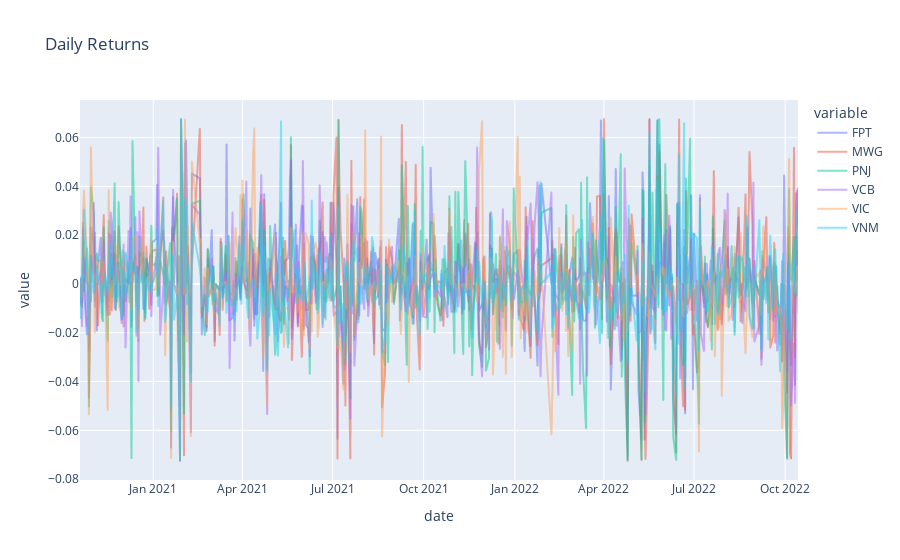

Notebook code cell kept with this figure:
### Markdown cell above
### Plotting daily returns of each asset

### Code cell
report.all_daily_returns_plot.show()

### Figure 1 — Plotly figure (JSON) as saved in the notebook; plotly's stock layout.template omitted (floating-point values rounded to 4 significant figures; data arrays with more than 128 entries replaced by an {"elided": "..."} marker saying what was removed)
{"data": [{"hovertemplate": "variable=FPT<br>date=%{x}<br>value=%{y}<extra></extra>", "legendgroup": "FPT", "line": {"color": "#636efa", "dash": "solid"}, "marker": {"symbol": "circle"}, "mode": "lines", "name": "FPT", "opacity": 0.5, "showlegend": true, "type": "scattergl", "x": {"elided": "498 str values"}, "xaxis": "x", "y": {"elided": "498 float values"}, "yaxis": "y"}, {"hovertemplate": "variable=MWG<br>date=%{x}<br>value=%{y}<extra></extra>", "legendgroup": "MWG", "line": {"color": "#EF553B", "dash": "solid"}, "marker": {"symbol": "circle"}, "mode": "lines", "name": "MWG", "opacity": 0.5, "showlegend": true, "type": "scattergl", "x": {"elided": "498 str values"}, "xaxis": "x", "y": {"elided": "498 float values"}, "yaxis": "y"}, {"hovertemplate": "variable=PNJ<br>date=%{x}<br>value=%{y}<extra></extra>", "legendgroup": "PNJ", "line": {"color": "#00cc96", "dash": "solid"}, "marker": {"symbol": "circle"}, "mode": "lines", "name": "PNJ", "opacity": 0.5, "showlegend": true, "type": "scattergl", "x": {"elided": "498 str values"}, "xaxis": "x", "y": {"elided": "498 float values"}, "yaxis": "y"}, {"hovertemplate": "variable=VCB<br>date=%{x}<br>value=%{y}<extra></extra>", "legendgroup": "VCB", "line": {"color": "#ab63fa", "dash": "solid"}, "marker": {"symbol": "circle"}, "mode": "lines", "name": "VCB", "opacity": 0.5, "showlegend": true, "type": "scattergl", "x": {"elided": "498 str values"}, "xaxis": "x", "y": {"elided": "498 float values"}, "yaxis": "y"}, {"hovertemplate": "variable=VIC<br>date=%{x}<br>value=%{y}<extra></extra>", "legendgroup": "VIC", "line": {"color": "#FFA15A", "dash": "solid"}, "marker": {"symbol": "circle"}, "mode": "lines", "name": "VIC", "opacity": 0.5, "showlegend": true, "type": "scattergl", "x": {"elided": "498 str values"}, "xaxis": "x", "y": {"elided": "498 float values"}, "yaxis": "y"}, {"hovertemplate": "variable=VNM<br>date=%{x}<br>value=%{y}<extra></extra>", "legendgroup": "VNM", "line": {"color": "#19d3f3", "dash": "solid"}, "marker": {"symbol": "circle"}, "mode": "lines", "name": "VNM", "opacity": 0.5, "showlegend": true, "type": "scattergl", "x": {"elided": "498 str values"}, "xaxis": "x", "y": {"elided": "498 float values"}, "yaxis": "y"}], "layout": {"legend": {"title": {"text": "variable"}, "tracegroupgap": 0}, "title": {"text": "Daily Returns"}, "xaxis": {"anchor": "y", "domain": [0, 1], "title": {"text": "date"}}, "yaxis": {"anchor": "x", "domain": [0, 1], "title": {"text": "value"}}}}
